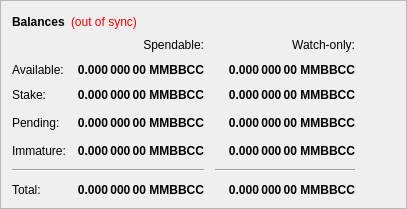
        <widget class="QFrame" name="frame">
         <property name="frameShape">
          <enum>QFrame::StyledPanel</enum>
         </property>
         <property name="frameShadow">
          <enum>QFrame::Raised</enum>
         </property>
         <layout class="QVBoxLayout" name="verticalLayout_4">
          <item>
           <layout class="QHBoxLayout" name="horizontalLayout_4">
            <item>
             <widget class="QLabel" name="label_5">
              <property name="font">
               <font>
                <weight>75</weight>
                <bold>true</bold>
               </font>
              </property>
              <property name="text">
               <string>Balances</string>
              </property>
             </widget>
            </item>
            <item>
             <widget class="QLabel" name="labelWalletStatus">
              <property name="cursor">
               <cursorShape>WhatsThisCursor</cursorShape>
              </property>
              <property name="toolTip">
               <string>The displayed information may be out of date. Your wallet automatically synchronizes with the Syndicate network after a connection is established, but this process has not completed yet.</string>
              </property>
              <property name="styleSheet">
               <string notr="true">QLabel { color: red; }</string>
              </property>
              <property name="text">
               <string notr="true">(out of sync)</string>
              </property>
              <property name="alignment">
               <set>Qt::AlignLeading|Qt::AlignLeft|Qt::AlignVCenter</set>
              </property>
             </widget>
            </item>
            <item>
             <spacer name="horizontalSpacer_3">
              <property name="orientation">
               <enum>Qt::Horizontal</enum>
              </property>
              <property name="sizeHint" stdset="0">
               <size>
                <width>40</width>
                <height>20</height>
               </size>
              </property>
             </spacer>
            </item>
           </layout>
          </item>
          <item>
           <layout class="QGridLayout" name="gridLayout">
            <property name="spacing">
             <number>11</number>
            </property>
            <item row="3" column="2">
             <widget class="QLabel" name="labelWatchPending">
              <property name="font">
               <font>
                <weight>75</weight>
                <bold>true</bold>
               </font>
              </property>
              <property name="cursor">
               <cursorShape>IBeamCursor</cursorShape>
              </property>
              <property name="toolTip">
               <string>Unconfirmed transactions to watch-only addresses</string>
              </property>
              <property name="text">
               <string notr="true">0.000 000 00 MMBBCC</string>
              </property>
              <property name="alignment">
               <set>Qt::AlignRight|Qt::AlignTrailing|Qt::AlignVCenter</set>
              </property>
              <property name="textInteractionFlags">
               <set>Qt::LinksAccessibleByMouse|Qt::TextSelectableByKeyboard|Qt::TextSelectableByMouse</set>
              </property>
             </widget>
            </item>
            <item row="3" column="1">
             <widget class="QLabel" name="labelUnconfirmed">
              <property name="font">
               <font>
                <weight>75</weight>
                <bold>true</bold>
               </font>
              </property>
              <property name="cursor">
               <cursorShape>IBeamCursor</cursorShape>
              </property>
              <property name="toolTip">
               <string>Total of transactions that have yet to be confirmed, and do not yet count toward the spendable balance</string>
              </property>
              <property name="text">
               <string notr="true">0.000 000 00 MMBBCC</string>
              </property>
              <property name="alignment">
               <set>Qt::AlignRight|Qt::AlignTrailing|Qt::AlignVCenter</set>
              </property>
              <property name="textInteractionFlags">
               <set>Qt::LinksAccessibleByMouse|Qt::TextSelectableByKeyboard|Qt::TextSelectableByMouse</set>
              </property>
             </widget>
            </item>
            <item row="4" column="2">
             <widget class="QLabel" name="labelWatchImmature">
              <property name="font">
               <font>
                <weight>75</weight>
                <bold>true</bold>
               </font>
              </property>
              <property name="cursor">
               <cursorShape>IBeamCursor</cursorShape>
              </property>
              <property name="toolTip">
               <string>Mined balance in watch-only addresses that has not yet matured</string>
              </property>
              <property name="text">
               <string notr="true">0.000 000 00 MMBBCC</string>
              </property>
              <property name="alignment">
               <set>Qt::AlignRight|Qt::AlignTrailing|Qt::AlignVCenter</set>
              </property>
              <property name="textInteractionFlags">
               <set>Qt::LinksAccessibleByMouse|Qt::TextSelectableByKeyboard|Qt::TextSelectableByMouse</set>
              </property>
             </widget>
            </item>
            <item row="5" column="0" colspan="2">
             <widget class="Line" name="lineSpendableBalance">
              <property name="orientation">
               <enum>Qt::Horizontal</enum>
              </property>
             </widget>
            </item>
            <item row="5" column="2">
             <widget class="Line" name="lineWatchBalance">
              <property name="sizePolicy">
               <sizepolicy hsizetype="Preferred" vsizetype="Fixed">
                <horstretch>0</horstretch>
                <verstretch>0</verstretch>
               </sizepolicy>
              </property>
              <property name="minimumSize">
               <size>
                <width>140</width>
                <height>0</height>
               </size>
              </property>
              <property name="orientation">
               <enum>Qt::Horizontal</enum>
              </property>
             </widget>
            </item>
            <item row="6" column="0">
             <widget class="QLabel" name="labelTotalText">
              <property name="text">
               <string>Total:</string>
              </property>
             </widget>
            </item>
            <item row="4" column="1">
             <widget class="QLabel" name="labelImmature">
              <property name="font">
               <font>
                <weight>75</weight>
                <bold>true</bold>
               </font>
              </property>
              <property name="cursor">
               <cursorShape>IBeamCursor</cursorShape>
              </property>
              <property name="toolTip">
               <string>Mined balance that has not yet matured</string>
              </property>
              <property name="text">
               <string notr="true">0.000 000 00 MMBBCC</string>
              </property>
              <property name="alignment">
               <set>Qt::AlignRight|Qt::AlignTrailing|Qt::AlignVCenter</set>
              </property>
              <property name="textInteractionFlags">
               <set>Qt::LinksAccessibleByMouse|Qt::TextSelectableByKeyboard|Qt::TextSelectableByMouse</set>
              </property>
             </widget>
            </item>
            <item row="3" column="3">
             <spacer name="horizontalSpacer_2">
              <property name="orientation">
               <enum>Qt::Horizontal</enum>
              </property>
              <property name="sizeHint" stdset="0">
               <size>
                <width>40</width>
                <height>20</height>
               </size>
              </property>
             </spacer>
            </item>
            <item row="4" column="0">
             <widget class="QLabel" name="labelImmatureText">
              <property name="text">
               <string>Immature:</string>
              </property>
             </widget>
            </item>
            <item row="6" column="1">
             <widget class="QLabel" name="labelTotal">
              <property name="font">
               <font>
                <weight>75</weight>
                <bold>true</bold>
               </font>
              </property>
              <property name="cursor">
               <cursorShape>IBeamCursor</cursorShape>
              </property>
              <property name="toolTip">
               <string>Your current total balance</string>
              </property>
              <property name="text">
               <string notr="true">0.000 000 00 MMBBCC</string>
              </property>
              <property name="alignment">
               <set>Qt::AlignRight|Qt::AlignTrailing|Qt::AlignVCenter</set>
              </property>
              <property name="textInteractionFlags">
               <set>Qt::LinksAccessibleByMouse|Qt::TextSelectableByKeyboard|Qt::TextSelectableByMouse</set>
              </property>
             </widget>
            </item>
            <item row="6" column="2">
             <widget class="QLabel" name="labelWatchTotal">
              <property name="font">
               <font>
                <weight>75</weight>
                <bold>true</bold>
               </font>
              </property>
              <property name="cursor">
               <cursorShape>IBeamCursor</cursorShape>
              </property>
              <property name="toolTip">
               <string>Current total balance in watch-only addresses</string>
              </property>
              <property name="text">
               <string notr="true">0.000 000 00 MMBBCC</string>
              </property>
              <property name="alignment">
               <set>Qt::AlignRight|Qt::AlignTrailing|Qt::AlignVCenter</set>
              </property>
              <property name="textInteractionFlags">
               <set>Qt::LinksAccessibleByMouse|Qt::TextSelectableByKeyboard|Qt::TextSelectableByMouse</set>
              </property>
             </widget>
            </item>
            <item row="0" column="2">
             <widget class="QLabel" name="labelWatchonly">
              <property name="text">
               <string>Watch-only:</string>
              </property>
              <property name="alignment">
               <set>Qt::AlignRight|Qt::AlignTrailing|Qt::AlignVCenter</set>
              </property>
             </widget>
            </item>
            <item row="1" column="0">
             <widget class="QLabel" name="labelBalanceText">
              <property name="text">
               <string>Available:</string>
              </property>
             </widget>
            </item>
            <item row="1" column="1">
             <widget class="QLabel" name="labelBalance">
              <property name="font">
               <font>
                <weight>75</weight>
                <bold>true</bold>
               </font>
              </property>
              <property name="cursor">
               <cursorShape>IBeamCursor</cursorShape>
              </property>
              <property name="toolTip">
               <string>Your current spendable balance</string>
              </property>
              <property name="text">
               <string notr="true">0.000 000 00 MMBBCC</string>
              </property>
              <property name="alignment">
               <set>Qt::AlignRight|Qt::AlignTrailing|Qt::AlignVCenter</set>
              </property>
              <property name="textInteractionFlags">
               <set>Qt::LinksAccessibleByMouse|Qt::TextSelectableByKeyboard|Qt::TextSelectableByMouse</set>
              </property>
             </widget>
            </item>
            <item row="2" column="0">
             <widget class="QLabel" name="label_10">
              <property name="text">
               <string>Stake:</string>
              </property>
             </widget>
            </item>
            <item row="2" column="1">
             <widget class="QLabel" name="labelStake">
              <property name="font">
               <font>
                <weight>75</weight>
                <bold>true</bold>
               </font>
              </property>
              <property name="cursor">
               <cursorShape>IBeamCursor</cursorShape>
              </property>
              <property name="toolTip">
               <string>Total of coins that was staked, and do not yet count toward the current balance</string>
              </property>
              <property name="text">
               <string notr="true">0.000 000 00 MMBBCC</string>
              </property>
              <property name="alignment">
               <set>Qt::AlignRight|Qt::AlignTrailing|Qt::AlignVCenter</set>
              </property>
              <property name="textInteractionFlags">
               <set>Qt::LinksAccessibleByMouse|Qt::TextSelectableByKeyboard|Qt::TextSelectableByMouse</set>
              </property>
             </widget>
            </item>
            <item row="2" column="2">
             <widget class="QLabel" name="labelWatchStake">
              <property name="font">
               <font>
                <weight>75</weight>
                <bold>true</bold>
               </font>
              </property>
              <property name="cursor">
               <cursorShape>IBeamCursor</cursorShape>
              </property>
              <property name="toolTip">
               <string>Total of coins that was staked in watch-only addresses, and do not yet count toward the current watch-only balance</string>
              </property>
              <property name="text">
               <string notr="true">0.000 000 00 MMBBCC</string>
              </property>
              <property name="alignment">
               <set>Qt::AlignRight|Qt::AlignTrailing|Qt::AlignVCenter</set>
              </property>
              <property name="textInteractionFlags">
               <set>Qt::LinksAccessibleByMouse|Qt::TextSelectableByKeyboard|Qt::TextSelectableByMouse</set>
              </property>
             </widget>
            </item>
            <item row="1" column="2">
             <widget class="QLabel" name="labelWatchAvailable">
              <property name="font">
               <font>
                <weight>75</weight>
                <bold>true</bold>
               </font>
              </property>
              <property name="cursor">
               <cursorShape>IBeamCursor</cursorShape>
              </property>
              <property name="toolTip">
               <string>Your current balance in watch-only addresses</string>
              </property>
              <property name="text">
               <string notr="true">0.000 000 00 MMBBCC</string>
              </property>
              <property name="alignment">
               <set>Qt::AlignRight|Qt::AlignTrailing|Qt::AlignVCenter</set>
              </property>
              <property name="textInteractionFlags">
               <set>Qt::LinksAccessibleByMouse|Qt::TextSelectableByKeyboard|Qt::TextSelectableByMouse</set>
              </property>
             </widget>
            </item>
            <item row="3" column="0">
             <widget class="QLabel" name="labelPendingText">
              <property name="text">
               <string>Pending:</string>
              </property>
             </widget>
            </item>
            <item row="0" column="1">
             <widget class="QLabel" name="labelSpendable">
              <property name="text">
               <string>Spendable:</string>
              </property>
              <property name="alignment">
               <set>Qt::AlignRight|Qt::AlignTrailing|Qt::AlignVCenter</set>
              </property>
             </widget>
            </item>
           </layout>
          </item>
         </layout>
        </widget>
